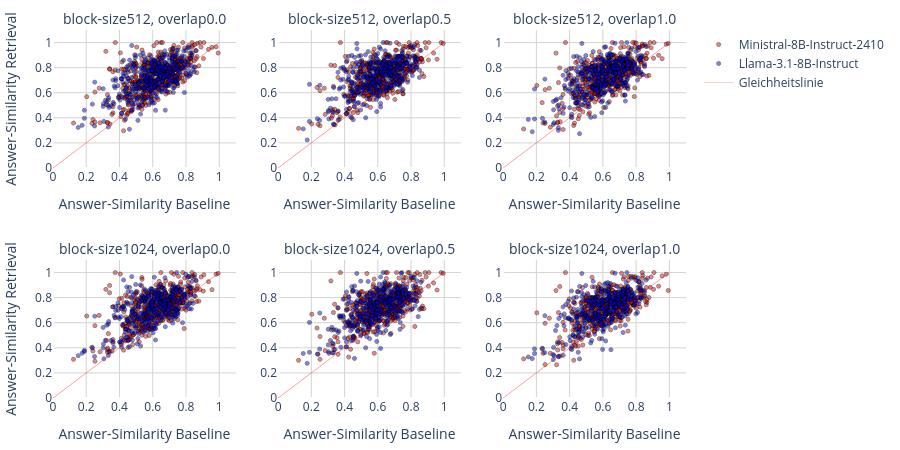

Source (notebook cell):
### Markdown cell above
#### Scatter-Plot Similarity Modell- und Referenz-Antwort Baseline+Retrieval

Darstellung der Ähnlichkeiten zwischen Modell- und Referenzantwort für Baseline und Retrieval

### Code cell
retrieval = ['block-size512', 'block-size1024']
#retrieval = ['classification']

fig = make_subplots(len(retrieval), 3, subplot_titles=[f'{retrieval[j]}, overlap{overlaps[k]}' for j in range(len(retrieval)) for k in range(len(overlaps))])
#fig = go.Figure().set_subplots(3, 2)

# overlap
for k in range(len(overlaps)):
    # block_size
    for j in range(len(retrieval)):
        # models
        for i in range(len(models)):
            m = models[i]
            # Daten einlesen
            a_m = pq.read_table(f'{config.dataset["path"]}answers_model_{m}_retrieval_{retrieval[j]}_overlap{overlaps[k]}.parquet').to_pandas()
            a_m_b = pq.read_table(f'{config.dataset["path"]}answers_model_{m}_baseline.parquet').to_pandas()
            # Antworten zu Fragen-Auswahl selektieren
            a_m = a_m.loc[queries_text_text_table_select.index]
            a_m_b = a_m_b.loc[queries_text_text_table_select.index]
  
            # Scatter Plot Vergleich Ähnlichkeit Baseline/Retrieval
            fig.add_trace(go.Scatter(
                x=a_m_b['answer_similarity'], 
                y=a_m['answer_similarity'],
                mode='markers',
                marker={'color': model_colors[i], 'size':4, 'opacity': 0.5, 'line':{'width':1, 'color': '#000000'}},
                name=m,
                showlegend=False
            ), row=j+1, col=k+1)

            # Gleichheitslinie
            fig.add_shape(
                type="line",
                x0=0.0, y0=0.0,
                x1=1.0, y1=1.0,
                line={'color': '#FF0000', 'width': 1},
                opacity=0.2,
                fillcolor='#FF0000',
                row=j+1, col=k+1
            )

# legende Gleichheitslinie
fig.add_trace(go.Scatter(x=[None], y=[None], mode="lines", opacity=0.2, line={'color': '#FF0000', 'width': 1}, name='Gleichheitslinie'))

fig.update_yaxes(showgrid=True, gridwidth=1, gridcolor='LightGrey', dtick=0.2, range=[0.0, 1.1])#, title='Answer-Similarity Retrieval'
fig.update_xaxes(showgrid=True, gridwidth=1, gridcolor='LightGrey', dtick=0.2, title='Answer-Similarity Baseline', range=[0.0, 1.1])#

fig.update_layout(
    width=900,
    height=450,
    plot_bgcolor='rgba(255, 255, 255, 1.0)', 
    paper_bgcolor='rgba(255, 255, 255, 1.0)', 
    margin={'l':10, 'b':10, 'r':10, 't':30},
    showlegend=True
)

fig.update_traces(row=1, col=1, showlegend=True)

fig.update_annotations(font={'size': 14})#

fig['layout']['yaxis']['title']['text'] = 'Answer-Similarity Retrieval'

if len(retrieval) > 1:
    fig['layout']['yaxis4']['title']['text'] = 'Answer-Similarity Retrieval'

#fig['layout']['xaxis4']['title']['text'] = 'Answer-Similarity Baseline'
#fig['layout']['xaxis5']['title']['text'] = 'Answer-Similarity Baseline'
#fig['layout']['xaxis6']['title']['text'] = 'Answer-Similarity Baseline'

fig.show()

### Figure 1 — Plotly figure (JSON) as saved in the notebook; plotly's stock layout.template omitted (floating-point values rounded to 4 significant figures; data arrays with more than 128 entries replaced by an {"elided": "..."} marker saying what was removed)
{"data": [{"marker": {"color": "#FF0000", "line": {"color": "#000000", "width": 1}, "opacity": 0.5, "size": 4}, "mode": "markers", "name": "Ministral-8B-Instruct-2410", "showlegend": true, "type": "scatter", "x": {"elided": "397 float values"}, "xaxis": "x", "y": {"elided": "397 float values"}, "yaxis": "y"}, {"marker": {"color": "#0000FF", "line": {"color": "#000000", "width": 1}, "opacity": 0.5, "size": 4}, "mode": "markers", "name": "Llama-3.1-8B-Instruct", "showlegend": true, "type": "scatter", "x": {"elided": "397 float values"}, "xaxis": "x", "y": {"elided": "397 float values"}, "yaxis": "y"}, {"marker": {"color": "#FF0000", "line": {"color": "#000000", "width": 1}, "opacity": 0.5, "size": 4}, "mode": "markers", "name": "Ministral-8B-Instruct-2410", "showlegend": false, "type": "scatter", "x": {"elided": "397 float values"}, "xaxis": "x4", "y": {"elided": "397 float values"}, "yaxis": "y4"}, {"marker": {"color": "#0000FF", "line": {"color": "#000000", "width": 1}, "opacity": 0.5, "size": 4}, "mode": "markers", "name": "Llama-3.1-8B-Instruct", "showlegend": false, "type": "scatter", "x": {"elided": "397 float values"}, "xaxis": "x4", "y": {"elided": "397 float values"}, "yaxis": "y4"}, {"marker": {"color": "#FF0000", "line": {"color": "#000000", "width": 1}, "opacity": 0.5, "size": 4}, "mode": "markers", "name": "Ministral-8B-Instruct-2410", "showlegend": false, "type": "scatter", "x": {"elided": "397 float values"}, "xaxis": "x2", "y": {"elided": "397 float values"}, "yaxis": "y2"}, {"marker": {"color": "#0000FF", "line": {"color": "#000000", "width": 1}, "opacity": 0.5, "size": 4}, "mode": "markers", "name": "Llama-3.1-8B-Instruct", "showlegend": false, "type": "scatter", "x": {"elided": "397 float values"}, "xaxis": "x2", "y": {"elided": "397 float values"}, "yaxis": "y2"}, {"marker": {"color": "#FF0000", "line": {"color": "#000000", "width": 1}, "opacity": 0.5, "size": 4}, "mode": "markers", "name": "Ministral-8B-Instruct-2410", "showlegend": false, "type": "scatter", "x": {"elided": "397 float values"}, "xaxis": "x5", "y": {"elided": "397 float values"}, "yaxis": "y5"}, {"marker": {"color": "#0000FF", "line": {"color": "#000000", "width": 1}, "opacity": 0.5, "size": 4}, "mode": "markers", "name": "Llama-3.1-8B-Instruct", "showlegend": false, "type": "scatter", "x": {"elided": "397 float values"}, "xaxis": "x5", "y": {"elided": "397 float values"}, "yaxis": "y5"}, {"marker": {"color": "#FF0000", "line": {"color": "#000000", "width": 1}, "opacity": 0.5, "size": 4}, "mode": "markers", "name": "Ministral-8B-Instruct-2410", "showlegend": false, "type": "scatter", "x": {"elided": "397 float values"}, "xaxis": "x3", "y": {"elided": "397 float values"}, "yaxis": "y3"}, {"marker": {"color": "#0000FF", "line": {"color": "#000000", "width": 1}, "opacity": 0.5, "size": 4}, "mode": "markers", "name": "Llama-3.1-8B-Instruct", "showlegend": false, "type": "scatter", "x": {"elided": "397 float values"}, "xaxis": "x3", "y": {"elided": "397 float values"}, "yaxis": "y3"}, {"marker": {"color": "#FF0000", "line": {"color": "#000000", "width": 1}, "opacity": 0.5, "size": 4}, "mode": "markers", "name": "Ministral-8B-Instruct-2410", "showlegend": false, "type": "scatter", "x": {"elided": "397 float values"}, "xaxis": "x6", "y": {"elided": "397 float values"}, "yaxis": "y6"}, {"marker": {"color": "#0000FF", "line": {"color": "#000000", "width": 1}, "opacity": 0.5, "size": 4}, "mode": "markers", "name": "Llama-3.1-8B-Instruct", "showlegend": false, "type": "scatter", "x": {"elided": "397 float values"}, "xaxis": "x6", "y": {"elided": "397 float values"}, "yaxis": "y6"}, {"line": {"color": "#FF0000", "width": 1}, "mode": "lines", "name": "Gleichheitslinie", "opacity": 0.2, "type": "scatter", "x": [null], "y": [null]}], "layout": {"annotations": [{"font": {"size": 14}, "showarrow": false, "text": "block-size512, overlap0.0", "x": 0.1444, "xanchor": "center", "xref": "paper", "y": 1, "yanchor": "bottom", "yref": "paper"}, {"font": {"size": 14}, "showarrow": false, "text": "block-size512, overlap0.5", "x": 0.5, "xanchor": "center", "xref": "paper", "y": 1, "yanchor": "bottom", "yref": "paper"}, {"font": {"size": 14}, "showarrow": false, "text": "block-size512, overlap1.0", "x": 0.8556, "xanchor": "center", "xref": "paper", "y": 1, "yanchor": "bottom", "yref": "paper"}, {"font": {"size": 14}, "showarrow": false, "text": "block-size1024, overlap0.0", "x": 0.1444, "xanchor": "center", "xref": "paper", "y": 0.375, "yanchor": "bottom", "yref": "paper"}, {"font": {"size": 14}, "showarrow": false, "text": "block-size1024, overlap0.5", "x": 0.5, "xanchor": "center", "xref": "paper", "y": 0.375, "yanchor": "bottom", "yref": "paper"}, {"font": {"size": 14}, "showarrow": false, "text": "block-size1024, overlap1.0", "x": 0.8556, "xanchor": "center", "xref": "paper", "y": 0.375, "yanchor": "bottom", "yref": "paper"}], "height": 450, "margin": {"b": 10, "l": 10, "r": 10, "t": 30}, "paper_bgcolor": "rgba(255, 255, 255, 1.0)", "plot_bgcolor": "rgba(255, 255, 255, 1.0)", "shapes": [{"fillcolor": "#FF0000", "line": {"color": "#FF0000", "width": 1}, "opacity": 0.2, "type": "line", "x0": 0, "x1": 1, "xref": "x", "y0": 0, "y1": 1, "yref": "y"}, {"fillcolor": "#FF0000", "line": {"color": "#FF0000", "width": 1}, "opacity": 0.2, "type": "line", "x0": 0, "x1": 1, "xref": "x", "y0": 0, "y1": 1, "yref": "y"}, {"fillcolor": "#FF0000", "line": {"color": "#FF0000", "width": 1}, "opacity": 0.2, "type": "line", "x0": 0, "x1": 1, "xref": "x4", "y0": 0, "y1": 1, "yref": "y4"}, {"fillcolor": "#FF0000", "line": {"color": "#FF0000", "width": 1}, "opacity": 0.2, "type": "line", "x0": 0, "x1": 1, "xref": "x4", "y0": 0, "y1": 1, "yref": "y4"}, {"fillcolor": "#FF0000", "line": {"color": "#FF0000", "width": 1}, "opacity": 0.2, "type": "line", "x0": 0, "x1": 1, "xref": "x2", "y0": 0, "y1": 1, "yref": "y2"}, {"fillcolor": "#FF0000", "line": {"color": "#FF0000", "width": 1}, "opacity": 0.2, "type": "line", "x0": 0, "x1": 1, "xref": "x2", "y0": 0, "y1": 1, "yref": "y2"}, {"fillcolor": "#FF0000", "line": {"color": "#FF0000", "width": 1}, "opacity": 0.2, "type": "line", "x0": 0, "x1": 1, "xref": "x5", "y0": 0, "y1": 1, "yref": "y5"}, {"fillcolor": "#FF0000", "line": {"color": "#FF0000", "width": 1}, "opacity": 0.2, "type": "line", "x0": 0, "x1": 1, "xref": "x5", "y0": 0, "y1": 1, "yref": "y5"}, {"fillcolor": "#FF0000", "line": {"color": "#FF0000", "width": 1}, "opacity": 0.2, "type": "line", "x0": 0, "x1": 1, "xref": "x3", "y0": 0, "y1": 1, "yref": "y3"}, {"fillcolor": "#FF0000", "line": {"color": "#FF0000", "width": 1}, "opacity": 0.2, "type": "line", "x0": 0, "x1": 1, "xref": "x3", "y0": 0, "y1": 1, "yref": "y3"}, {"fillcolor": "#FF0000", "line": {"color": "#FF0000", "width": 1}, "opacity": 0.2, "type": "line", "x0": 0, "x1": 1, "xref": "x6", "y0": 0, "y1": 1, "yref": "y6"}, {"fillcolor": "#FF0000", "line": {"color": "#FF0000", "width": 1}, "opacity": 0.2, "type": "line", "x0": 0, "x1": 1, "xref": "x6", "y0": 0, "y1": 1, "yref": "y6"}], "showlegend": true, "width": 900, "xaxis": {"anchor": "y", "domain": [0, 0.2889], "dtick": 0.2, "gridcolor": "LightGrey", "gridwidth": 1, "range": [0, 1.1], "showgrid": true, "title": {"text": "Answer-Similarity Baseline"}}, "xaxis2": {"anchor": "y2", "domain": [0.3556, 0.6444], "dtick": 0.2, "gridcolor": "LightGrey", "gridwidth": 1, "range": [0, 1.1], "showgrid": true, "title": {"text": "Answer-Similarity Baseline"}}, "xaxis3": {"anchor": "y3", "domain": [0.7111, 1], "dtick": 0.2, "gridcolor": "LightGrey", "gridwidth": 1, "range": [0, 1.1], "showgrid": true, "title": {"text": "Answer-Similarity Baseline"}}, "xaxis4": {"anchor": "y4", "domain": [0, 0.2889], "dtick": 0.2, "gridcolor": "LightGrey", "gridwidth": 1, "range": [0, 1.1], "showgrid": true, "title": {"text": "Answer-Similarity Baseline"}}, "xaxis5": {"anchor": "y5", "domain": [0.3556, 0.6444], "dtick": 0.2, "gridcolor": "LightGrey", "gridwidth": 1, "range": [0, 1.1], "showgrid": true, "title": {"text": "Answer-Similarity Baseline"}}, "xaxis6": {"anchor": "y6", "domain": [0.7111, 1], "dtick": 0.2, "gridcolor": "LightGrey", "gridwidth": 1, "range": [0, 1.1], "showgrid": true, "title": {"text": "Answer-Similarity Baseline"}}, "yaxis": {"anchor": "x", "domain": [0.625, 1], "dtick": 0.2, "gridcolor": "LightGrey", "gridwidth": 1, "range": [0, 1.1], "showgrid": true, "title": {"text": "Answer-Similarity Retrieval"}}, "yaxis2": {"anchor": "x2", "domain": [0.625, 1], "dtick": 0.2, "gridcolor": "LightGrey", "gridwidth": 1, "range": [0, 1.1], "showgrid": true}, "yaxis3": {"anchor": "x3", "domain": [0.625, 1], "dtick": 0.2, "gridcolor": "LightGrey", "gridwidth": 1, "range": [0, 1.1], "showgrid": true}, "yaxis4": {"anchor": "x4", "domain": [0, 0.375], "dtick": 0.2, "gridcolor": "LightGrey", "gridwidth": 1, "range": [0, 1.1], "showgrid": true, "title": {"text": "Answer-Similarity Retrieval"}}, "yaxis5": {"anchor": "x5", "domain": [0, 0.375], "dtick": 0.2, "gridcolor": "LightGrey", "gridwidth": 1, "range": [0, 1.1], "showgrid": true}, "yaxis6": {"anchor": "x6", "domain": [0, 0.375], "dtick": 0.2, "gridcolor": "LightGrey", "gridwidth": 1, "range": [0, 1.1], "showgrid": true}}}
